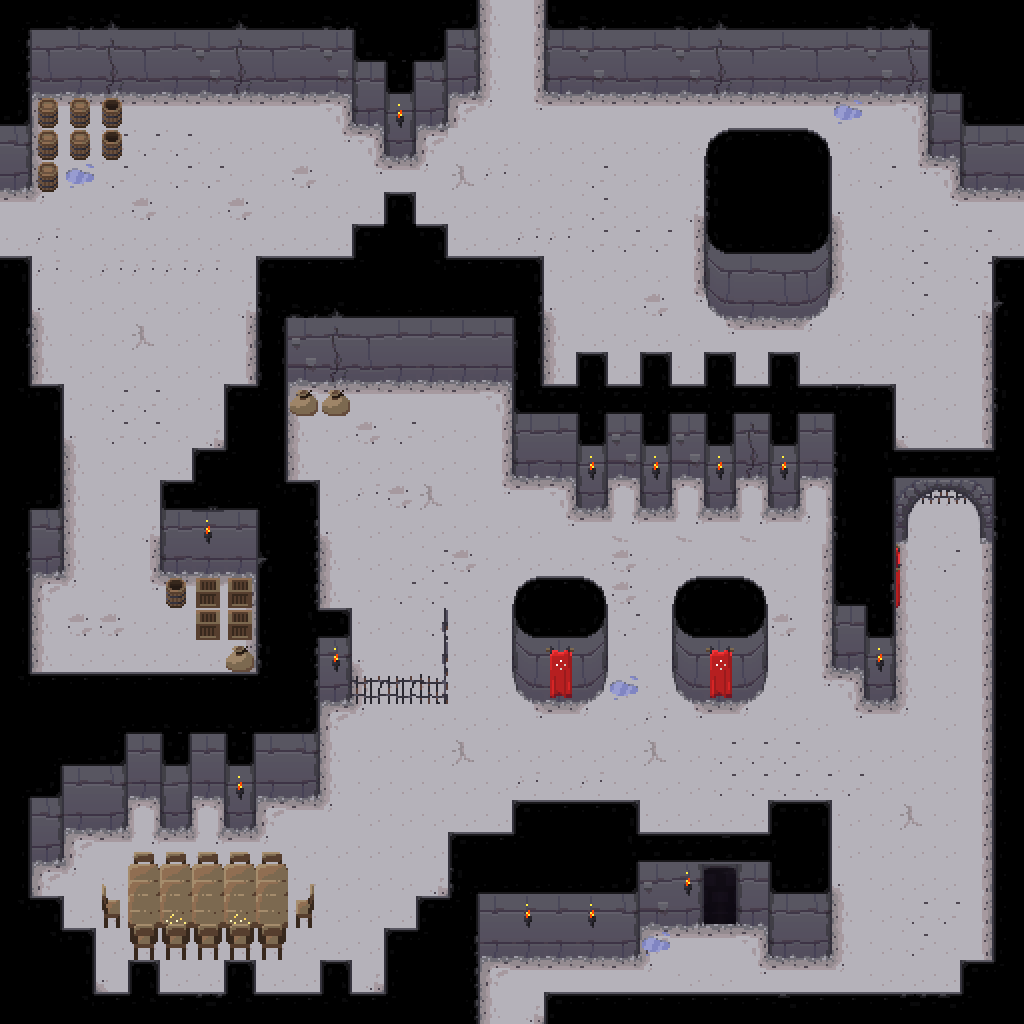

Below is a game level as drawn by its tile map, then a one-line description and the .tmx that defines it (tile-layer data replaced by summaries):
An orthogonal 32x32 tile map with 32x32 px tiles, 4 tile layers (ground, walls, objects, tops) and 100 objects (13x light, 2x secretGM, secretWall, monster).

<map version="1.0" orientation="orthogonal" width="32" height="32" tilewidth="32" tileheight="32">
 <tileset firstgid="1" name="dungeon tileset calciumtrice" tilewidth="32" tileheight="32">
  <image source="../textures/spritesheets/dungeon tileset calciumtrice.png" width="960" height="808" />
 </tileset>
 <layer name="ground" width="32" height="32">
  <data>[1024 cells, 925 non-empty, 18 distinct tile ids]</data>
 </layer>
 <layer name="walls" width="32" height="32">
  <data>[1024 cells, 239 non-empty, 26 distinct tile ids]</data>
 </layer>
 <layer name="objects" width="32" height="32">
  <data>[1024 cells, 55 non-empty, 17 distinct tile ids]</data>
 </layer>
 <layer name="tops" width="32" height="32">
  <data>[1024 cells, 326 non-empty, 52 distinct tile ids]</data>
 </layer>
 <objectgroup name="colliderWalls" width="0" height="0">
  <object x="0" y="0" width="480" height="64" />
  <object x="0" y="64" width="128" height="64" />
  <object x="0" y="128" width="64" height="32" />
  <object x="0" y="160" width="32" height="32" />
  <object x="992" y="288" width="32" height="576" />
  <object x="0" y="288" width="32" height="416" />
  <object x="0" y="704" width="320" height="96" />
  <object x="224" y="800" width="32" height="32" />
  <object x="160" y="512" width="160" height="96" />
  <object x="192" y="608" width="128" height="32" />
  <object x="224" y="640" width="128" height="32" />
  <object x="256" y="672" width="128" height="32" />
  <object x="384" y="672" width="64" height="32" />
  <object x="256" y="288" width="288" height="96" />
  <object x="352" y="256" width="96" height="32" />
  <object x="288" y="384" width="64" height="32" />
  <object x="512" y="416" width="384" height="64" />
  <object x="512" y="384" width="32" height="32" />
  <object x="576" y="384" width="32" height="32" />
  <object x="640" y="384" width="32" height="32" />
  <object x="704" y="384" width="32" height="32" />
  <object x="768" y="384" width="32" height="32" />
  <object x="576" y="480" width="32" height="32" />
  <object x="640" y="480" width="32" height="32" />
  <object x="704" y="480" width="32" height="32" />
  <object x="768" y="480" width="32" height="32" />
  <object x="864" y="480" width="32" height="224" />
  <object x="608" y="864" width="96" height="64" />
  <object x="736" y="864" width="96" height="64" />
  <object x="448" y="896" width="192" height="64" />
  <object x="448" y="960" width="32" height="32" />
  <object x="0" y="832" width="32" height="160" />
  <object x="992" y="864" width="32" height="128" />
  <object x="444" y="608" width="3" height="64" />
  <object x="64" y="128" width="64" height="32" />
  <object x="32" y="160" width="32" height="32" />
  <object x="128" y="64" width="352" height="32" />
  <object x="352" y="96" width="96" height="32" />
  <object x="384" y="128" width="32" height="32" />
  <object x="384" y="224" width="32" height="32" />
  <object x="832" y="480" width="32" height="192" />
  <object x="448" y="864" width="160" height="32" />
  <object x="512" y="832" width="128" height="32" />
  <object x="768" y="832" width="64" height="32" />
  <object x="0" y="800" width="32" height="32" />
  <object x="32" y="800" width="32" height="64" />
  <object x="64" y="800" width="64" height="32" />
  <object x="160" y="800" width="32" height="32" />
  <object x="32" y="928" width="32" height="64" />
  <object x="64" y="960" width="32" height="32" />
  <object x="384" y="960" width="32" height="32" />
  <object x="416" y="928" width="32" height="64" />
  <object x="32" y="416" width="32" height="160" />
  <object x="192" y="480" width="64" height="32" />
  <object x="960" y="992" width="64" height="32" />
  <object x="0" y="992" width="96" height="32" />
  <object x="128" y="992" width="32" height="32" />
  <object x="224" y="992" width="32" height="32" />
  <object x="320" y="992" width="32" height="32" />
  <object x="384" y="992" width="96" height="32" />
  <object x="768" y="928" width="64" height="32" />
  <object x="544" y="0" width="480" height="96" />
  <object x="928" y="96" width="96" height="64" />
  <object x="960" y="160" width="64" height="32" />
  <object x="256" y="384" width="32" height="32" />
  <object x="256" y="480" width="32" height="32" />
  <object name="secretWall" x="224" y="416" width="64" height="64" />
  <object x="704" y="160" width="128" height="128" />
  <object x="736" y="288" width="64" height="32" />
  <object x="704" y="288" width="32" height="16" />
  <object x="800" y="288" width="32" height="16" />
  <object x="512" y="608" width="96" height="64" />
  <object x="672" y="608" width="96" height="64" />
  <object x="544" y="672" width="32" height="32" />
  <object x="704" y="672" width="32" height="32" />
  <object x="512" y="672" width="32" height="16" />
  <object x="576" y="672" width="32" height="16" />
  <object x="672" y="672" width="32" height="16" />
  <object x="736" y="672" width="32" height="16" />
  <object x="896" y="480" width="10" height="64" />
  <object x="982" y="480" width="10" height="64" />
  <object x="128" y="864" width="160" height="64" />
  <object x="288" y="896" width="32" height="32" />
  <object x="96" y="896" width="32" height="32" />
 </objectgroup>
 <objectgroup name="lights" width="0" height="0">
  <object name="light" x="224" y="768" width="32" height="32" />
  <object name="light" x="320" y="640" width="32" height="32" />
  <object name="light" x="512" y="896" width="32" height="32" />
  <object name="light" x="576" y="896" width="32" height="32" />
  <object name="light" x="672" y="864" width="32" height="32" />
  <object name="light" x="768" y="864" width="32" height="32" />
  <object name="light" x="864" y="640" width="32" height="32" />
  <object name="light" x="768" y="448" width="32" height="32" />
  <object name="light" x="704" y="448" width="32" height="32" />
  <object name="light" x="640" y="448" width="32" height="32" />
  <object name="light" x="576" y="448" width="32" height="32" />
  <object name="light" x="192" y="512" width="32" height="32" />
  <object name="secretGM" x="288" y="448" width="32" height="32" />
  <object name="secretGM" x="192" y="416" width="32" height="32" />
  <object name="light" x="384" y="96" width="32" height="32" />
 </objectgroup>
 <objectgroup name="monsters" width="0" height="0">
  <object name="monster" x="384" y="512" width="32" height="32">
   <properties>
    <property name="type" value="zombie" />
   </properties>
  </object>
 </objectgroup>
</map>
